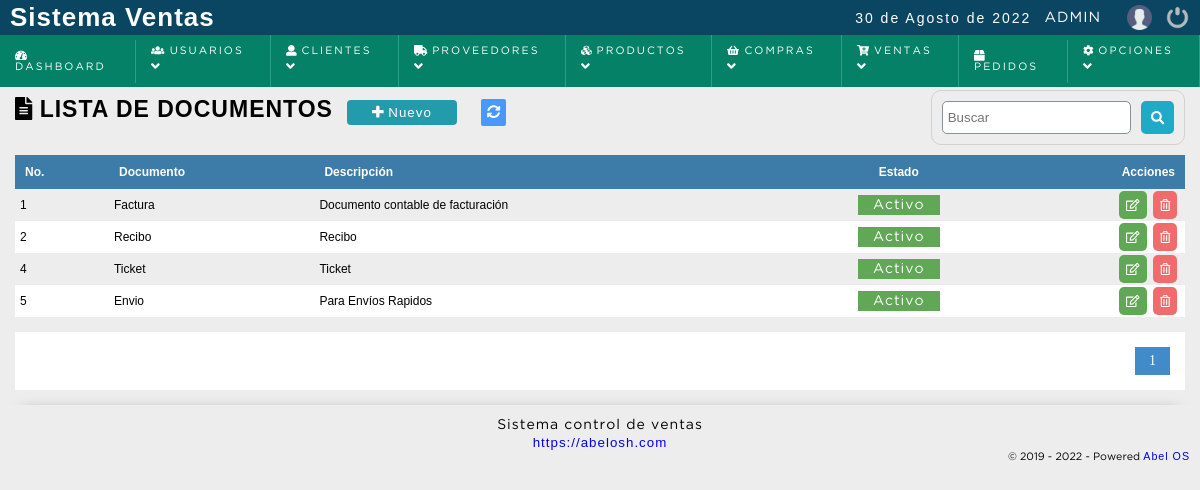
The page /sistema/documentos/documentos.php (signed in) on the database its author committed.
### tables this page shows
CREATE TABLE IF NOT EXISTS `tipo_documento` (
  `id_tipodocumento` int(11) NOT NULL AUTO_INCREMENT,
  `documento` varchar(255) NOT NULL,
  `descripcion` text NOT NULL,
  `dateadd` datetime NOT NULL DEFAULT CURRENT_TIMESTAMP,
  `usuario_id` bigint(20) NOT NULL,
  `estatus` int(11) NOT NULL DEFAULT '1',
  PRIMARY KEY (`id_tipodocumento`)
);

### sistema/includes/config.php (called while the page is built)
<?php
	$base_url = "http://localhost/aos";
?>

### sistema/includes/functions.php (called while the page is built, shortened)
<?php
	function fechaC(){
		$mes = array("","Enero",
					  "Febrero",
					  "Marzo",
					  "Abril",
					  "Mayo",
					  "Junio",
					  "Julio",
					  "Agosto",
					  "Septiembre",
					  "Octubre",
					  "Noviembre",
					  "Diciembre");
		return date('d')." de ". $mes[date('n')] . " de " . date('Y');
	}
	function decrypt($string, $key) {
	   $result = '';
	   $string = base64_decode($string);
	   for($i=0; $i<strlen($string); $i++) {
	      $char = substr($string, $i, 1);
	      $keychar = substr($key, ($i % strlen($key))-1, 1);
	      $char = chr(ord($char)-ord($keychar));
	      $result.=$char;
	   }
	   return $result;
	}
 ?>

### sistema/documentos/documentos.php (the view, shortened to what this page needs)
<?php
	include "../../conexion.php";
	$sql_registe = mysqli_query($conection,"SELECT COUNT(*) as total_registro FROM tipo_documento WHERE estatus != 10 ");
	$result_register = mysqli_fetch_array($sql_registe);
	$total_registro = $result_register['total_registro'];
	$por_pagina = 150;
	if(empty($_GET['pagina']))
	{
		$pagina = 1;
	}else{
		$pagina = $_GET['pagina'];
	}
	$desde = ($pagina-1) * $por_pagina;
	$total_paginas = ceil($total_registro / $por_pagina);
	$query = mysqli_query($conection,"SELECT * FROM tipo_documento WHERE estatus != 10 ORDER BY id_tipodocumento ASC LIMIT $desde,$por_pagina
		");
 ?>
<!DOCTYPE html>
<html lang="en">
<head>
	<?php include "../includes/scripts.php"; ?>
</head>
<body>
	<?php include "../includes/header.php"; ?>
	<section id="container">
		<h1> <i class="fas fa-file-alt"></i> Lista de documentos</h1>
		<a href="#" class="btn_new btnNewDocumento"><i class="fas fa-plus"></i> Nuevo </a>
		<a href="index.php" class="btnRefresh"><i class="fas fa-sync-alt" title="Actualizar"></i></a>
		<form action="buscar_documento.php" method="get" class="form_search">
			<input type="text" name="busqueda" id="busqueda" placeholder="Buscar">
			<button type="submit" class="btn_search"><i class="fas fa-search"></i></button>
		</form>
	<div class="containerTable">
		<table>
			<tr>
				<th>No.</th>
				<th>Documento</th>
				<th>Descripción</th>
				<th class="textcenter">Estado</th>
				<th class="textright">Acciones</th>
			</tr>
		<?php
			if($result > 0){
				while ($data = mysqli_fetch_array($query)) {
					if($data["estatus"] == 1){
						$estatus = '<span title="Desactivar Marca" class="pagada activeUser" estado="'.$data["estatus"].'" onclick="modalActiveDocumento('.$data["id_tipodocumento"].');">Activo</span>';
					}else{
						$estatus = '<span title="Activar Marca" class="anulada activeUser" estado="'.$data["estatus"].'" onclick="modalActiveDocumento('.$data["id_tipodocumento"].');">Inactivo</span>';
					}
			?>
				<tr id="item_<?php echo $data["id_tipodocumento"]; ?>" >
					<td><?php echo $data["id_tipodocumento"]; ?></td>
					<td class="rowDocumento"><?php echo $data["documento"]; ?></td>
					<td class="rowDescripcion"><?php echo $data["descripcion"]; ?></td>
					<td class="rowEstado textcenter"><?php echo $estatus; ?></td>
					<td class="textright">
						<div class="div_acciones">
							<div>
								<a class="btn_edit btnEditDocumento" href="#"><i class="far fa-edit"></i> </a>
							</div>
							<div>
								<a class="btn_del btnDelDocumento" href="#" title="Eliminar"><i class="far fa-trash-alt"></i></a>
							</div>
						</div>
					</td>
				</tr>
		<?php
				}
			}else{
				echo '<tr><td colspan="5" align="center"><p><strong>No hay datos para mostrar</strong></p></td></tr>';
			}
		 ?>
		</table>
	</div>
<?php
	if($total_registro != 0)
	{
 ?>
		<div class="paginador">
			<ul>
			<?php
				for ($i=1; $i <= $total_paginas; $i++) {
					if($i == $pagina)
					{
						echo '<li class="pageSelected">'.$i.'</li>';
					}else{
						echo '<li><a href="?pagina='.$i.'">'.$i.'</a></li>';
					}
				}
			 ?>
			</ul>
		</div>
<?php } ?>
	</section>
	<?php include "../includes/footer.php"; ?>
</body>
</html>

### sistema/includes/scripts.php (shortened to what this page needs)
<?php
	include_once __DIR__."/config.php";
	$stylecss = '<link rel="stylesheet" type="text/css" href="'.$base_url.'/sistema/css/style.css">';
	$responsivecss = '<link rel="stylesheet" type="text/css" href="'.$base_url.'/sistema/css/responsive.css">';
	$alertcss = '<link rel="stylesheet" type="text/css" href="'.$base_url.'/sistema/css/alert/alertify.css">';
	$semanticcss = '<link rel="stylesheet" type="text/css" href="'.$base_url.'/sistema/css/alert/themes/semantic.css">';
	$jqueryuicss = '<link rel="stylesheet" type="text/css" href="'.$base_url.'/sistema/css/jquery-ui.css">';
	echo $stylecss;
	echo $responsivecss;
	echo $alertcss;
	echo $semanticcss;
	echo $jqueryuicss;
?>
<?php
	include_once "functions.php";
?>

### sistema/includes/header.php (shortened to what this page needs)
<header>
	<div class="header">
		<h1>Sistema Ventas</h1>
		<div class="optionsBar">
			<p class="fechaLarga"><?php echo fechaC(); ?></p>
			<span class="user"><?php echo $_SESSION['user']; ?></span>
			<a href="<?php echo $base_url; ?>/sistema/" title="Mi Perfil"><img class="photouser" src="<?php echo $base_url; ?>/sistema/img/user.png" alt="Perfil"></a>
			<a href="<?php echo $base_url; ?>/sistema/salir.php"><img class="close" src="<?php echo $base_url; ?>/sistema/img/salir.png" alt="Salir del sistema" title="Salir"></a>
		</div>
	</div>
	<?php include "nav.php"; ?>
</header>

### sistema/includes/nav.php (shortened to what this page needs)
<nav class="nav_admin">
	<ul>
		<li><a href="<?php echo $base_url; ?>/sistema/dashboard.php"><i class="fas fa-tachometer-alt"></i> Dashboard</a></li>
	<?php
		if($_SESSION['rol'] == 1){
	 ?>
		<li class="principal">
			<a href="#"><i class="fas fa-users"></i> Usuarios <span class="arrow"><i class="fas fa-angle-down"></i></span></a>
		</li>
	<?php } ?>
		<li class="principal">
			<a href="#"><i class="fas fa-user"></i> Clientes <span class="arrow"><i class="fas fa-angle-down"></i></span></a>
		</li>
	<?php
		if($_SESSION['rol'] == 1 || $_SESSION['rol'] == 2){
	 ?>
		<li class="principal">
			<a href="#"><i class="fas fa-truck"></i> Proveedores <span class="arrow"><i class="fas fa-angle-down"></i></span></a>
		</li>
	<?php } ?>
		<li class="principal">
			<a href="#"><i class="fas fa-cubes"></i> Productos <span class="arrow"><i class="fas fa-angle-down"></i></span></a>
		</li>
	<?php if($_SESSION['rol'] == 1 || $_SESSION['rol'] == 2){ ?>
		<li class="principal">
			<a href="#"><i class="fas fa-shopping-basket"></i> Compras <span class="arrow"><i class="fas fa-angle-down"></i></span></a>
		</li>
	<?php
		}
	?>
		<li class="principal">
			<a href="#"><i class="fas fa-cart-plus"></i> Ventas <span class="arrow"><i class="fas fa-angle-down"></i></span></a>
		</li>
	<?php
		if($_SESSION['rol'] == 1 || $_SESSION['rol'] == 2){
	 ?>
		<li><a href="<?php echo $base_url; ?>/sistema/pedidos"><i class="fas fa-box"></i> Pedidos</a></li>
	<?php } ?>
	<?php if($_SESSION['rol'] == 1){ ?>
		<li class="principal">
			<a href="#"><i class="fas fa-cog"></i> Opciones <span class="arrow"><i class="fas fa-angle-down"></i></span></a>
		</li>
	<?php
		}
	?>
	</ul>
</nav>

### sistema/includes/footer.php
<footer class="footer">
	<div class="copy">
		<span>Sistema control de ventas</span><br>
		<a href="<?= WEB_EMPRESA ?>" target="_blanck"><?= WEB_EMPRESA ?></a>
	</div>
</footer>

### sistema/css/style.css (style rules this page uses)
* { margin: 0; padding: 0; box-sizing: border-box; }
body { background: #ededed; }
h1, h2, h3, h4, h5, h6 { font-family: 'arial'; font-weight: bold; letter-spacing: 1px; }
h1 { font-size: 26px; }
p { font-family: 'arial'; letter-spacing: 2px; font-size: 14px; line-height: 20px; }
a { text-decoration: none; font-family: arial; letter-spacing: 1px; }
span { font-family: 'GothamBook'; letter-spacing: 1px; font-size: 14px; line-height: 20px; }
header { position: fixed; width: 100%; z-index: 2; }
.header { color: #FFF; background: #0a4661; height: 35px; display: -webkit-flex; display: -moz-flex; display: -ms-flex; display: -o-flex; display: flex; justify-content: space-between; align-items: center; padding: 10px; }
.optionsBar { display: -webkit-flex; display: -moz-flex; display: -ms-flex; display: -o-flex; display: flex; justify-content: center; align-items: center; }
.optionsBar span { color: #FFF; font-size: 11pt; font-family: 'GothamBook'; text-transform: uppercase; margin-left: 13px; }
.photouser { margin-left: 13px; width: 25px; height: 25px; }
.close { width: 25px; height: 25px; }
.optionsBar a { display: -webkit-flex; display: -moz-flex; display: -ms-flex; display: -o-flex; display: flex; margin-left: 13px; }
.nav_admin { transition: 0.5s all; width: 100%; }
.nav_admin ul { background: #058167; list-style: none; display: -webkit-flex; display: -moz-flex; display: -ms-flex; display: -o-flex; display: flex; justify-content: left; align-items: center; }
.nav_admin ul > li a { position: relative; }
.nav_admin a { color: #FFF; display: block; font-size: 8pt; font-family: 'GothamBook'; padding: 10px 15px; text-transform: uppercase; letter-spacing: 2px; transition: background .5s; border-right: 1px solid #319B8F; }
#container { padding: 90px 15px 15px; }
form { background: #FFF; margin: auto; padding: 20px 43px; border: 1px solid #d1d1d1; }
input,select,textarea { display: block; width: 100%; font-size: 10pt; padding: 5px; border: 1px solid #85929e; border-radius: 5px; }
.btnRefresh { margin-left: 10px; color: #FFF; font-size: 10pt; background:#4898ff; padding: 6px; border-radius: 2px; }
#container h1 { font-size: 23px; text-transform: uppercase; display: inline-block; }
.btn_new { display: inline-block; background: #239baa; color: #FFF; padding: 5px 25px; border-radius: 4px; border: 0; margin: 10px; cursor: pointer; font-size: 10pt; }
table { border-collapse: collapse; font-size: 9pt; font-family: 'arial'; width: 100%; }
table th { text-align: left; padding: 10px; background: #3d7ba8; color: #FFF; }
table tr:nth-child(odd) { background: #FFF; }
table td { padding: 2px 5px; }
.activeUser { cursor: pointer; }
.paginador ul { padding: 15px; list-style: none; background: #FFF; margin-top: 15px; display: -webkit-flex; display: -moz-flex; display: -ms-flex; display: -o-flex; display: flex; justify-content: flex-end; }
.paginador a, .pageSelected { color: #428bca; border: 1px solid #ddd; padding: 5px; display: inline-block; font-size: 14px; text-align: center; width: 35px; }
.pageSelected { color: #FFF; background: #428bca; border: 1px solid #428bca; }
.form_search { display: -webkit-flex; display: -moz-flex; display: -ms-flex; display: -o-flex; display: flex; float: right; background: initial; padding: 10px; border-radius: 10px; margin-bottom: 10px; }
.form_search .btn_search { background: #1faac8; color: #FFF; padding: 10px; border: 0; cursor: pointer; margin-left: 10px; display: -webkit-flex; display: -moz-flex; display: -ms-flex; display: -o-flex; display: flex; border-radius: 5px; }
.textright { text-align: right; }
.textcenter { text-align: center; }
.pagada, .anulada, .reserva { color: #FFF; background: #60a756; text-align: center; padding: 4px 15px; width: 100%; }
.div_acciones { display: -webkit-flex; display: -moz-flex; display: -ms-flex; display: -o-flex; display: flex; justify-content: flex-end; }
.btn_view, .btn_edit, .btn_del, .btn_add, .btn_sendEmail, .btn_print { background-color: #1faac8; border: 0; border-radius: 5px; cursor: pointer; padding: 7px; margin: 0 3px; color: #FFF; }
.div_acciones .btn_view, .div_acciones .btn_edit, .div_acciones .btn_del, .btn_add { display: block; }
.btn_edit { background-color: #60a756; }
.btn_del { background-color: #f26b6b; }
.footer { color:#000; padding: 10px; font-family: 'GothamBook'; font-size: 10pt; text-align: center; box-shadow: 0px -15px 14px -22px #777; }

### rows shown on the page
tipo_documento: id_tipodocumento "1", documento "Factura", descripcion "Documento contable de facturación"
tipo_documento: id_tipodocumento "2", documento "Recibo", descripcion "Recibo"
tipo_documento: id_tipodocumento "4", documento "Ticket", descripcion "Ticket"
tipo_documento: id_tipodocumento "5", documento "Envio", descripcion "Para Envíos Rapidos"

### other values the page prints
fechaC() "30 de Agosto de 2022"
$_SESSION['user'] "ADMIN"
WEB_EMPRESA "https://abelosh.com"
